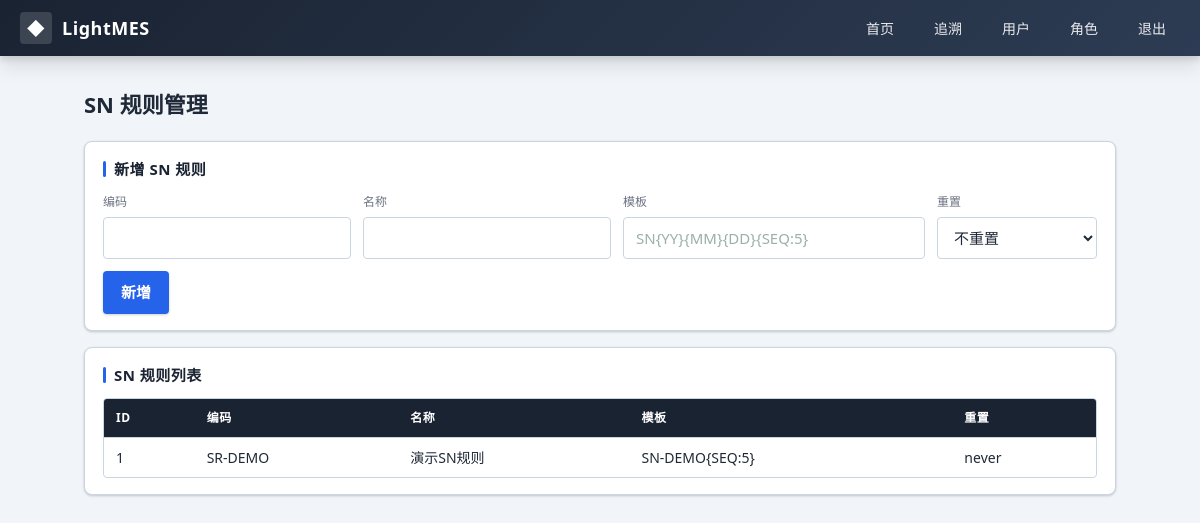
Screenshot of /production/sn-rules with the database file from the repository.
### src/lightmes/modules/production/models.py (models this page shows)
class SnRule(Base, TimestampMixin):
    __tablename__ = "sn_rules"
    id: Mapped[int] = mapped_column(primary_key=True)
    code: Mapped[str] = mapped_column(unique=True, index=True)
    name: Mapped[str] = mapped_column()
    product_id: Mapped[int | None] = mapped_column(
        ForeignKey("products.id"), default=None
    )
    pattern: Mapped[str] = mapped_column()
    seq_reset: Mapped[str] = mapped_column(default="never")  # never/daily/monthly
    current_seq: Mapped[int] = mapped_column(default=0)
    seq_period_key: Mapped[str | None] = mapped_column(default=None)

### src/lightmes/modules/production/router.py (the view)
@router.get("/production/sn-rules", response_class=HTMLResponse)
def sn_rules_page(request: Request, db: Session = Depends(get_db)) -> HTMLResponse:
    rules = ProductionService(db).sn_rules.list_all()
    return templates.TemplateResponse(
        request, "production/sn_rules.html", {"rules": rules}
    )

### src/lightmes/templates/production/sn_rules.html (shortened to what this page needs)
{% extends "base.html" %}
{% block content %}
<h1 class="page-title">SN 规则管理</h1>
<div class="card">
  <div class="card__title">新增 SN 规则</div>
  <form class="form-row" hx-post="/production/sn-rules" hx-target="#rows" hx-swap="beforeend"
        hx-on::after-request="if(event.detail.successful) this.reset()">
    <div class="field"><label>编码</label><input name="code" required></div>
    <div class="field"><label>名称</label><input name="name" required></div>
    <div class="field" style="flex:1"><label>模板</label><input name="pattern" placeholder="SN{YY}{MM}{DD}{SEQ:5}" required></div>
    <div class="field"><label>重置</label>
      <select name="seq_reset"><option value="never">不重置</option><option value="daily">按日</option><option value="monthly">按月</option></select>
    </div>
    <button type="submit">新增</button>
  </form>
</div>
<div class="card">
  <div class="card__title">SN 规则列表</div>
  <table class="data-table">
    <thead><tr><th>ID</th><th>编码</th><th>名称</th><th>模板</th><th>重置</th></tr></thead>
    <tbody id="rows">
      {% for r in rules %}{% include "production/partials/sn_rule_row.html" %}{% endfor %}
    </tbody>
  </table>
</div>
{% endblock %}

### src/lightmes/templates/production/partials/sn_rule_row.html
<tr><td>{{ r.id }}</td><td>{{ r.code }}</td><td>{{ r.name }}</td><td>{{ r.pattern }}</td><td>{{ r.seq_reset }}</td></tr>

### src/lightmes/static/css/app.css (style rules this page uses)
:root { --indigo-900: #1a2332; --indigo-800: #243044; --indigo-700: #2d3c54; --indigo-600: #364a66; --indigo-500: #3f5878; --blue-600: #2563eb; --blue-700: #1d4ed8; --ink: #1f2937; --ink-soft: #6b7280; --line: #cbd5e1; --bg: #f1f5f9; --surface: #ffffff; --danger: #dc2626; --danger-bg:#fee2e2; --ok: #059669; --ok-bg: #dcfce7; --warning: #d97706; --warning-bg:#fef3c7; --shadow-1: 0 1px 3px rgba(0,0,0,.12), 0 1px 2px rgba(0,0,0,.08); --shadow-2: 0 4px 6px rgba(0,0,0,.10), 0 10px 20px rgba(0,0,0,.10); --radius: 8px; --radius-sm:4px; }
* { box-sizing: border-box; }
html, body { margin: 0; padding: 0; background: var(--bg); color: var(--ink); font-family: "Segoe UI", "Microsoft YaHei", system-ui, -apple-system, sans-serif; font-size: 15px; line-height: 1.5; }
.page-title { font-size: 22px; font-weight: 700; margin: 4px 0 20px; color: var(--ink); }
.card { background: var(--surface); border-radius: var(--radius); box-shadow: var(--shadow-1); padding: 16px 18px; margin-bottom: 16px; border: 1px solid var(--line); }
.card__title { font-size: 15px; font-weight: 700; margin: 0 0 12px; color: var(--indigo-900); display: flex; align-items: center; gap: 8px; text-transform: uppercase; letter-spacing: .5px; }
.card__title::before { content: ""; width: 3px; height: 16px; border-radius: 2px; background: var(--blue-600); }
.form-row { display: flex; flex-wrap: wrap; gap: 12px; align-items: flex-end; }
.field { display: flex; flex-direction: column; gap: 6px; }
.field label { font-size: 12px; color: var(--ink-soft); font-weight: 500; }
input, select { font: inherit; color: var(--ink); padding: 9px 12px; border: 1px solid var(--line); border-radius: var(--radius-sm); background: #fff; outline: none; transition: border-color .12s, box-shadow .12s; min-width: 160px; }
input::placeholder { color: #9bb0a9; }
.btn, button[type="submit"], button { font: inherit; font-weight: 700; cursor: pointer; border: none; border-radius: var(--radius-sm); padding: 10px 18px; background: var(--blue-600); color: #fff; box-shadow: var(--shadow-1); transition: background .12s, box-shadow .12s, transform .06s; }
.data-table { width: 100%; border-collapse: separate; border-spacing: 0; font-size: 14px; overflow: hidden; border-radius: var(--radius-sm); border: 1px solid var(--line); }
.data-table thead th { background: var(--indigo-900); color: #fff; font-weight: 700; text-align: left; padding: 10px 12px; border-bottom: 1px solid var(--line); white-space: nowrap; text-transform: uppercase; letter-spacing: .5px; font-size: 12px; }
.data-table tbody td { padding: 9px 12px; border-bottom: 1px solid var(--line); }
.data-table tbody tr:last-child td { border-bottom: none; }

### rows the page displays
SnRule: id "1", code "SR-DEMO", name "演示SN规则", pattern "SN-DEMO{SEQ:5}", seq_reset "never"
